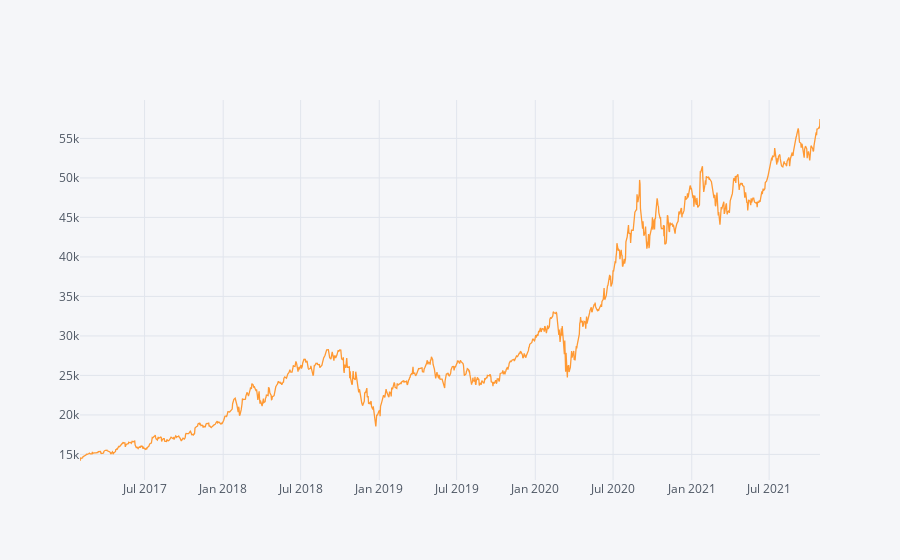

Here is the notebook cell this chart was saved with:
### Code cell
absolute_return_tf = (results['Close'].iloc[-1]-capital)/capital
CAGR_tf = ((results['Close'].iloc[-1]-capital)**(365/(df.index[-1] - df.index[0]).days))-1
information_ratio_tf = (results.Close.pct_change().mean()/results.Close.pct_change().std())*((252) **0.5)



absolute_return_bh = (results.Close.iloc[-1]-results.Open.iloc[0])/results.Open.iloc[0]
CAGR_bh = ((results.Close.iloc[-1]/results.Open.iloc[0])**(252/len(df)))-1
information_ratio_bh = (results.Close.pct_change().mean()/results.Close.pct_change().std())*((252) **0.5)




s=f"""Abslute Return of Our Algorithmic Trading:{absolute_return_tf*100:.2f}%
Abslute Return of Our buy-and-hold Trading :{absolute_return_bh*100:.2f}%
CAGR of Our Algorithmic Trading: {CAGR_tf*100:.2f}%
CAGR of Our buy-and-hold Trading: {CAGR_bh*100:.2f}%
Information Ratio of Our Algorithmic Trading:{information_ratio_tf:.2f}
Information Ratio of Our buy-and-hold Trading:{information_ratio_bh:.2f}
"""

print(s)
results.Close.iplot()
#or
axs=results.Close.plot()

### Figure 1 — Plotly figure (JSON) as saved in the notebook; plotly's stock layout.template omitted (floating-point values rounded to 4 significant figures; data arrays with more than 128 entries replaced by an {"elided": "..."} marker saying what was removed)
{"data": [{"line": {"color": "rgba(255, 153, 51, 1.0)", "dash": "solid", "shape": "linear", "width": 1.3}, "mode": "lines", "name": "Close", "text": "", "type": "scatter", "x": {"elided": "1196 str values"}, "y": {"elided": "1196 float values"}}], "layout": {"legend": {"bgcolor": "#F5F6F9", "font": {"color": "#4D5663"}}, "paper_bgcolor": "#F5F6F9", "plot_bgcolor": "#F5F6F9", "title": {"font": {"color": "#4D5663"}}, "xaxis": {"gridcolor": "#E1E5ED", "showgrid": true, "tickfont": {"color": "#4D5663"}, "title": {"font": {"color": "#4D5663"}, "text": ""}, "zerolinecolor": "#E1E5ED"}, "yaxis": {"gridcolor": "#E1E5ED", "showgrid": true, "tickfont": {"color": "#4D5663"}, "title": {"font": {"color": "#4D5663"}, "text": ""}, "zerolinecolor": "#E1E5ED"}}}
